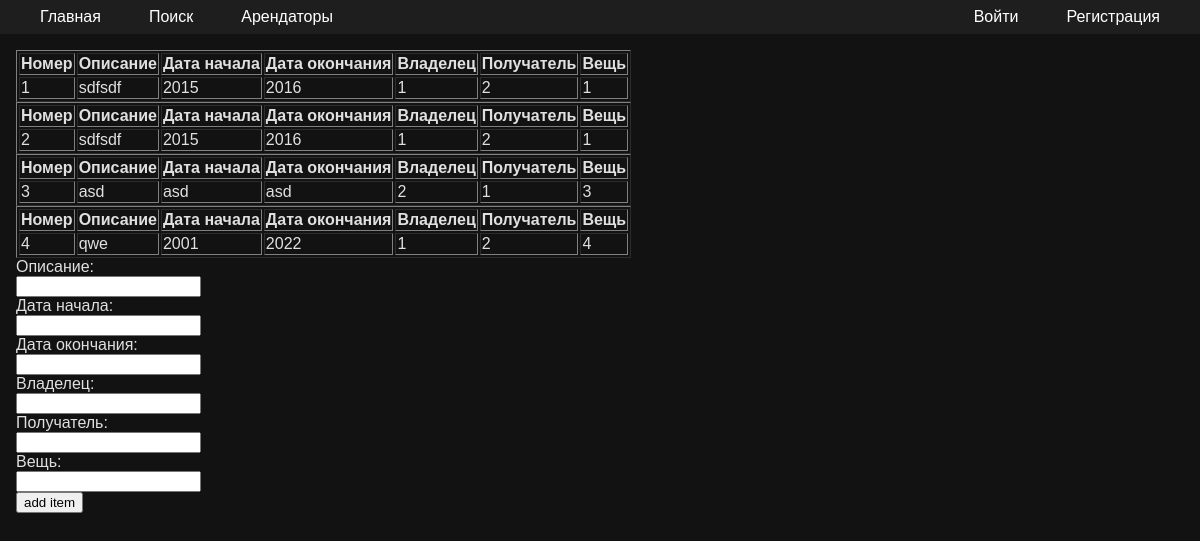
The app's page /contracts with its own data.
### models.py (models this page shows, shortened)
class Contract(Base):
    __tablename__ = 'contract'
    id = Column(Integer, primary_key=True, autoincrement=True, unique=True, nullable=False)
    text = Column(String(255), nullable=False)
    start_date = Column(String, nullable=False)
    end_date = Column(String, nullable=False)
    leaser = mapped_column(ForeignKey('user.id'), nullable=False)
    taker = mapped_column(ForeignKey('user.id'), nullable=False)
    item = mapped_column(ForeignKey('item.id'), nullable=False)

### app.py (the view)
@login_required
@app.get('/contracts')
def contractsList():
    init_db()
    contracts_query= select(models.Contract)
    contracts_list= list(db_session.execute(contracts_query).scalars())
    return render_template("contracts.html", contracts_list=contracts_list)

### database.py (called while the page is built)
def init_db():
    import models
    Base.metadata.create_all(bind=engine)

### templates/contracts.html
{% extends 'base.html' %}
{% block content %}
{% for itm in contracts_list %}
<table border="1">
    <thead>
        <tr>
            <th>Номер</th>
            <th>Описание</th>
            <th>Дата начала</th>
            <th>Дата окончания</th>
            <th>Владелец</th>
            <th>Получатель</th>
            <th>Вещь</th>
        </tr>
    </thead>
    <tbody>
        <tr>
            <td>{{itm.id}}</td>
            <td>{{itm.text}}</td>
            <td>{{itm.start_date}}</td>
            <td>{{itm.end_date}}</td>
            <td>{{itm.leaser}}</td>
            <td>{{itm.taker}}</td>
            <td>{{itm.item}}</td>
        </tr>
    </tbody>
</table>
{% endfor %}
<form action="/contracts" method="post">
    Описание: <br>
    <input type="text" name="text"> <br>
    Дата начала: <br>
    <input type="text" name="start_date" step="any"> <br>
    Дата окончания: <br>
    <input type="text" name="end_date" step="any"> <br>
    Владелец: <br>
    <input type="number" name="leaser" step="any"> <br>
    Получатель: <br>
    <input type="number" name="taker" step="any"> <br>
    Вещь: <br>
    <input type="number" name="item" ><br>
    <input type="submit" value="add item">
</form>
{% endblock %}

### templates/base.html (style rules this page uses)
body { font-family: Arial, sans-serif; margin: 0; padding: 0; background-color: #121212; color: #e0e0e0; }

### records on screen
Contract: id "1", text "sdfsdf", start_date "2015", end_date "2016", leaser "1", taker "2", item "1"
Contract: id "2", text "sdfsdf", start_date "2015", end_date "2016", leaser "1", taker "2", item "1"
Contract: id "3", text "asd", start_date "asd", end_date "asd", leaser "2", taker "1", item "3"
Contract: id "4", text "qwe", start_date "2001", end_date "2022", leaser "1", taker "2", item "4"
